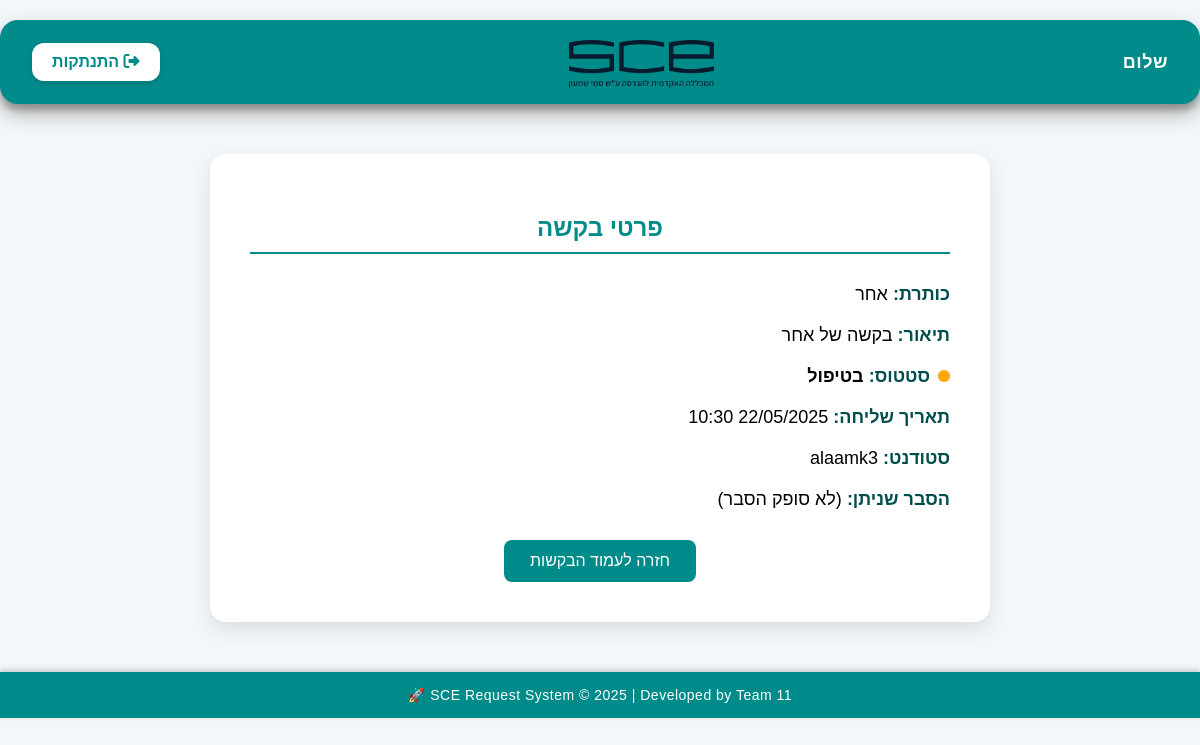
The page /requests/4/academic/ on the database its author committed.
### app/models.py (models this page shows, shortened)
class Request(models.Model):
    STATUS_CHOICES = [
        ('pending', 'Pending'),
        ('in_progress', 'In Progress'),
        ('accepted', 'Accepted'),
        ('rejected', 'Rejected'),
    ]
    REQUEST_TYPES = [
        ('other', 'אחר'),
        ('cancel_hw_percent', 'ביטול % אחוז עבודות בית בציון הסופי'),
        ('special_exam', 'בקשה למועד מיוחד'),
        ('iron_swords', 'בקשה למטלה חלופית - חרבות ברזל'),
        ('prerequisite_exemption', 'בקשה לפטור מדרישות קדם'),
        ('course_exemption', 'בקשה לפטור מקורס'),
        ('delay_submission', 'דחיית הגשת עבודה'),
        ('increase_credits', 'הגדלת נ"ז מעבר למותר'),
        ('military_docs', 'הגשת אישורי מילואים'),
        ('course_unblock', 'שחרור חסימת קורס'),
        ('registration_exemption', 'שחרור מחובת הרשמה'),
        ('include_hw_grade', 'שקלול עבודות בית בציון הסופי'),
    ]
    title = models.CharField(max_length=255)
    description = models.TextField()
    attachment = models.FileField(upload_to='attachments/', null=True, blank=True)
    status = models.CharField(max_length=20, choices=STATUS_CHOICES, default='pending')
    request_type = models.CharField(max_length=50, choices=REQUEST_TYPES, default='other')
    student = models.ForeignKey(Student, on_delete=models.CASCADE)
    assigned_to = models.ForeignKey(User, on_delete=models.CASCADE, limit_choices_to={'role__in': ['academic', 'secretary']})
    submitted_at = models.DateTimeField(auto_now_add=True)
    updated_at = models.DateTimeField(auto_now=True)
    explanation = models.TextField(blank=True)

class Student(models.Model):
    DEGREE_CHOICES = [
        ('bachelor', 'תואר ראשון'),
        ('master', 'תואר שני'),
    ]
    user = models.OneToOneField(settings.AUTH_USER_MODEL, on_delete=models.CASCADE)
    year_of_study = models.PositiveIntegerField(verbose_name="year of study")
    degree_type = models.CharField(max_length=10, choices=DEGREE_CHOICES, verbose_name="degree type")
    year1_sem1 = models.CharField(max_length=9, null=True, blank=True)
    year1_sem2 = models.CharField(max_length=9, null=True, blank=True)
    year2_sem1 = models.CharField(max_length=9, null=True, blank=True)
    year2_sem2 = models.CharField(max_length=9, null=True, blank=True)
    year3_sem1 = models.CharField(max_length=9, null=True, blank=True)
    year3_sem2 = models.CharField(max_length=9, null=True, blank=True)
    year4_sem1 = models.CharField(max_length=9, null=True, blank=True)
    year4_sem2 = models.CharField(max_length=9, null=True, blank=True)
    current_year_of_study = models.PositiveIntegerField(null=True, blank=True)
    current_semester = models.CharField(max_length=1, choices=[('A', 'Semester A'), ('B', 'Semester B')], null=True,
                                        blank=True)

class User(AbstractUser):
    ROLE_CHOICES = [
        ('student', 'Student'),
        ('secretary', 'Secretary'),
        ('academic', 'Academic Staff'),
    ]
    role = models.CharField(max_length=20, choices=ROLE_CHOICES)
    id_number = models.CharField(max_length=9, unique=True)  # ת"ז מוסדית (מוזנת בהרשמה)
    phone = models.CharField(max_length=10, unique=True)
    department = models.CharField(max_length=100)
    date_start = models.DateField(null=True, blank=True)
    username = models.CharField(max_length=50, unique=True)

### app/views.py (the view)
# urls.py: path('requests/<int:request_id>/academic/', views.request_detail_view_academic,name='request_detail_view_academic'),
def request_detail_view_academic(request, request_id):
    req = get_object_or_404(Request, id=request_id)
    return render(request, 'request_detail_view_academic.html', {
        'request_obj': req
    })

### app/templates/request_detail_view_academic.html (shortened to what this page needs)
{% include 'partials/navbar.html' %}
<!DOCTYPE html>
<html lang="he" dir="rtl">
<head>
</head>
<body>
<div class="container">
  <h2>פרטי בקשה</h2>
  <div class="field"><strong>כותרת:</strong> {{ request_obj.title }}</div>
  <div class="field"><strong>תיאור:</strong> {{ request_obj.description|default:"(לא סופק תיאור)" }}</div>
  <div class="field status-box {{ request_obj.status }}">
    <span class="status-icon"></span>
    <span><strong>סטטוס:</strong>
      {% if request_obj.status == "accepted" %}
        מאושרת
      {% elif request_obj.status == "rejected" %}
        נדחתה
      {% elif request_obj.status == "in_progress" %}
        בטיפול
      {% elif request_obj.status == "pending" %}
        ממתינה
      {% else %}
        לא ידוע
      {% endif %}
    </span>
  </div>
  <div class="field"><strong>תאריך שליחה:</strong> {{ request_obj.submitted_at|date:"d/m/Y H:i" }}</div>
  <div class="field"><strong>סטודנט:</strong> {{ request_obj.student.user.username }}</div>
  <div class="field"><strong>הסבר שניתן:</strong> {{ request_obj.explanation|default:"(לא סופק הסבר)" }}</div>
  <a href="{% url 'academic_request_history' %}" class="back-btn">חזרה לעמוד הבקשות</a>
</div>
{% include 'partials/footer.html' %}
</body>
</html>

### app/templates/request_detail_view_academic.html (style rules this page uses)
body { font-family: Arial, sans-serif; background-color: #f4f7f9; margin: 0; padding: 0; direction: rtl; text-align: right; }
.container { background-color: #ffffff; max-width: 700px; margin: 50px auto; padding: 40px; border-radius: 16px; box-shadow: 0 8px 20px rgba(0,0,0,0.1); }
h2 { color: #008B8B; margin-bottom: 30px; border-bottom: 2px solid #008B8B; padding-bottom: 10px; text-align: center; }
.field { margin-bottom: 20px; font-size: 18px; }
.field strong { color: #004d4d; }
.status-box { display: flex; align-items: center; gap: 8px; font-weight: bold; }
.status-icon { width: 12px; height: 12px; border-radius: 50%; display: inline-block; }
.in_progress .status-icon { background-color: orange; }
.back-btn { margin-top: 30px; padding: 12px 26px; background-color: #008B8B; color: white; border: none; border-radius: 8px; text-decoration: none; font-size: 16px; cursor: pointer; transition: background-color 0.3s; display: block; width: fit-content; margin-right: auto; margin-left: auto; }

### rows shown on the page
Request: title "אחר", description "בקשה של אחר", submitted_at "22/05/2025 10:30", student.user.username "alaamk3", explanation "(לא סופק הסבר)"
